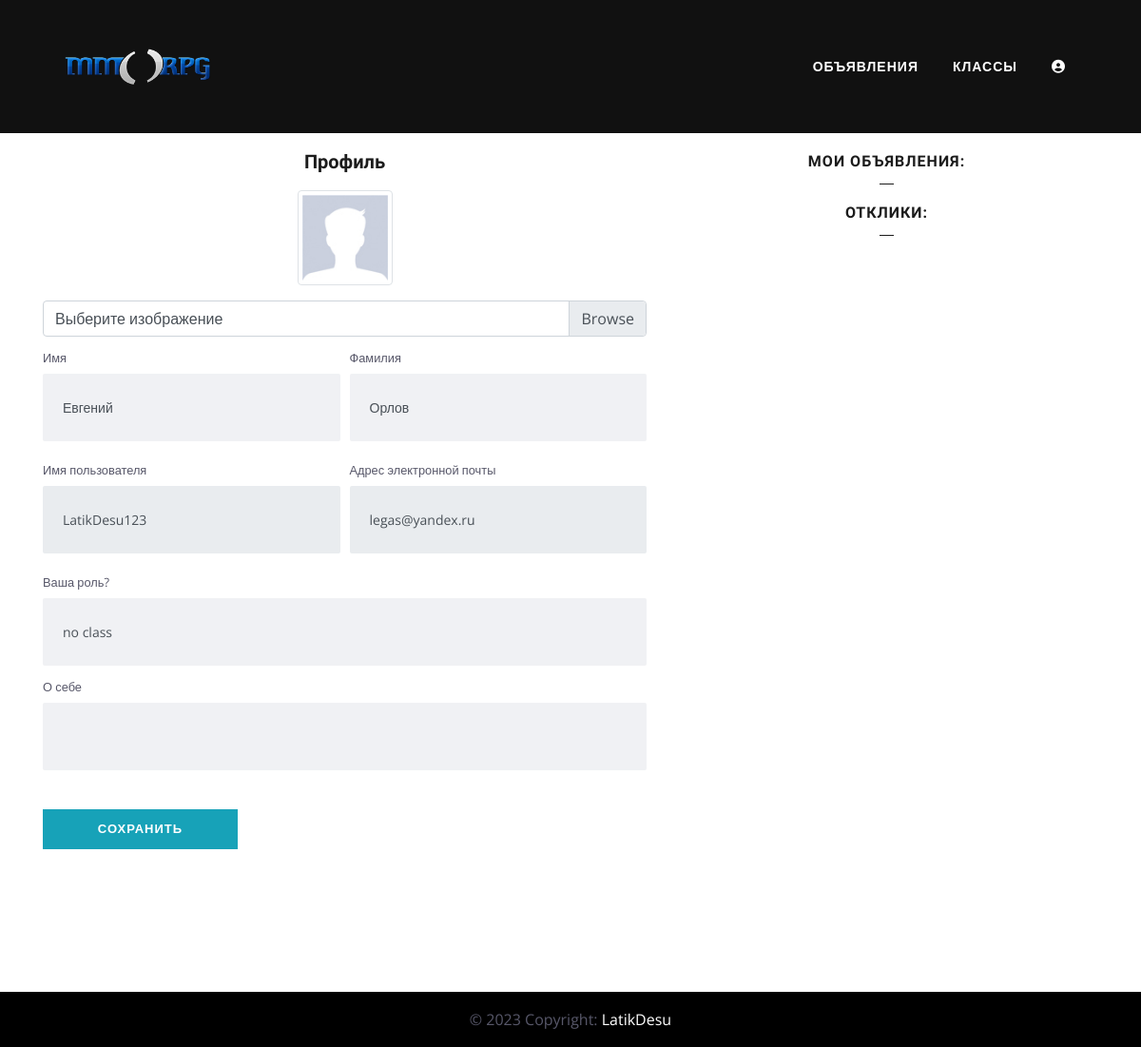
/users/profile/4/ (signed in), run on the app's committed database.
### accounts/models.py (models this page shows, shortened)
class User(AbstractUser):
    image = models.ImageField(upload_to='users', null=True, blank=True,
                              default='users/default_avatar.jpg')
    is_verified_email = models.BooleanField(default=False)
    about = models.TextField(blank=True)
    role = models.CharField(max_length=100, default='no class')
    class Meta:
        verbose_name = "Пользователь"
        verbose_name_plural = "Пользователи"
        app_label = 'accounts'

### accounts/views.py (the view, shortened to what this page needs)
# urls.py: path('profile/<int:pk>/', login_required(UserProfileView.as_view()), name='profile'),
class UserProfileView(LoginRequiredMixin, UpdateView):
    model = User
    form_class = UserProfileForm
    template_name = 'accounts/profile.html'
    def get_context_data(self, *args, **kwargs):
        context = super(UserProfileView, self).get_context_data()
        context['posts'] = Post.objects.filter(user=self.request.user).order_by('-time')
        return context

### accounts/forms.py
class UserProfileForm(UserChangeForm):
    first_name = forms.CharField(widget=forms.TextInput(attrs={'class': 'form-control py-4'}))
    last_name = forms.CharField(widget=forms.TextInput(attrs={'class': 'form-control py-4'}))
    image = forms.ImageField(widget=forms.FileInput(attrs={'class': 'custom-file-input'}), required=False)
    username = forms.CharField(widget=forms.TextInput(attrs={'class': 'form-control py-4', 'readonly': True}))
    email = forms.CharField(widget=forms.TextInput(attrs={'class': 'form-control py-4', 'readonly': True}))
    role = forms.CharField(widget=forms.TextInput(attrs={'class': 'form-control py-4'}))
    about = forms.CharField(widget=forms.TextInput(attrs={'class': 'form-control py-4'}))
    class Meta:
        model = User
        fields = ('first_name', 'last_name', 'image', 'username', 'email', 'role', 'about')

### posts/templatetags/post_tags.py (called while the page is built)
@register.simple_tag
def get_categories():
    return Category.objects.all()

### templates/accounts/profile.html (shortened to what this page needs)
{% extends 'base.html' %}
{% load static %}
{% block content %}
		<div class="container">
				<div class="row">
						<div class="col-lg-7">
								<h4 class="mt-3 mb-3 text-center">Профиль</h4>
								<div class="col-lg-12 text-center">
										<img width="100" height="100"
										     src="{% if user.image %} {{ user.image.url }} {% else %} {% static 'images/default_avatar.jpg' %} {% endif %}"
										     class="img-thumbnail">
								</div>
								<form action="{% url 'accounts:profile' user.id %}" method="post" enctype="multipart/form-data">
										<div class="form-row mb-2 mt-3">
												<div class="col-lg-12">
														<div class="custom-file">
																<label class="custom-file-label" for="{{ form.image.id_for_label }}">
																		Выберите изображение
																</label>
														</div>
												</div>
										</div>
										<div class="form-row">
												<div class="col-lg-6">
														<div class="form-group">
																<label class="small mb-1" for="{{ form.first_name.id_for_label }}">Имя</label>
																{{ form.first_name }}
														</div>
												</div>
												<div class="col-lg-6">
														<div class="form-group">
																<label class="small mb-1" for="{{ form.last_name.id_for_label }}">Фамилия</label>
																{{ form.last_name }}
														</div>
												</div>
										</div>
										<div class="form-row">
												<div class="col-lg-6">
														<label class="small mb-1" for="{{ form.username.id_for_label }}">Имя пользователя</label>
														{{ form.username }}
												</div>
												<div class="col-lg-6">
														<label class="small mb-1" for="{{ form.email.id_for_label }}">
																Адрес электронной почты
														</label>
														{{ form.email }}
												</div>
										</div>
										<div class="form-row mb-2 mt-3">
												<div class="col-lg-12">
														<label class="small mb-1" for="{{ form.role.id_for_label }}">
																Ваша роль?
														</label>
														{{ form.role }}
												</div>
										</div>
										<div class="form-row mb-2">
												<div class="col-lg-12">
														<label class="small mb-1" for="{{ form.about.id_for_label }}">
																О себе
														</label>
														{{ form.about }}
												</div>
										</div>
										<div class="form-row">
												<div class="col-lg-4" style="margin-top: 33px;">
														<input class="btn btn-info btn-block" type="submit" value="Сохранить">
												</div>
										</div>
								</form>
						</div>
						<div class="col-lg-5">
								<div class="sidebar-widget category mb-5">
										<h4 class="mt-3 mb-3 text-center widget-title">Мои объявления:</h4>
										<h4 class="mt-3 mb-3 text-center widget-title">Отклики:</h4>
								</div>
						</div>
				</div>
		</div>
{% endblock %}

### static/css/style.css (style rules this page uses)
body, p { font-family: "Open Sans", sans-serif; line-height: 26px; font-size: 16px; text-rendering: optimizeLegibility; color: #666; font-weight: 400; }
html { overflow-x: hidden; width: 100%; height: 100%; }
h1, .h1, h2, .h2, h3, .h3, h4, .h4, h5, .h5, h6, .h6 { color: #1c1c1c; font-weight: 600; font-family: "Unna", serif; }
h4, .h4 { font-size: 20px; line-height: 28px; }
body { background: #fff; color: #575769; }
html, body { height: 100%; }
.form-control { box-shadow: none; border: 1px solid transparent; padding: 12px 20px; background: #f0f1f4; font-size: 14px; border-radius: 2px; }
.btn { border-radius: 0px; padding: 10px 30px; font-weight: 600; text-transform: uppercase; color: #fff; transition: 350ms; letter-spacing: 1px; font-size: 13px; border: 1px solid transparent; }
.sidebar-widget .widget-title { text-transform: uppercase; font-size: 16px; letter-spacing: 1px; position: relative; padding-bottom: 10px; margin-bottom: 30px; }
.sidebar-widget .widget-title:after { position: absolute; bottom: 0; overflow: hidden; width: 15px; height: 1px; border-top: 1px solid; content: ""; left: 50%; margin-left: -8px; }

### data on the page
User: image (placeholder picture), first_name "Евгений", last_name "Орлов", username "LatikDesu123", email "legas@yandex.ru", role "no class"
